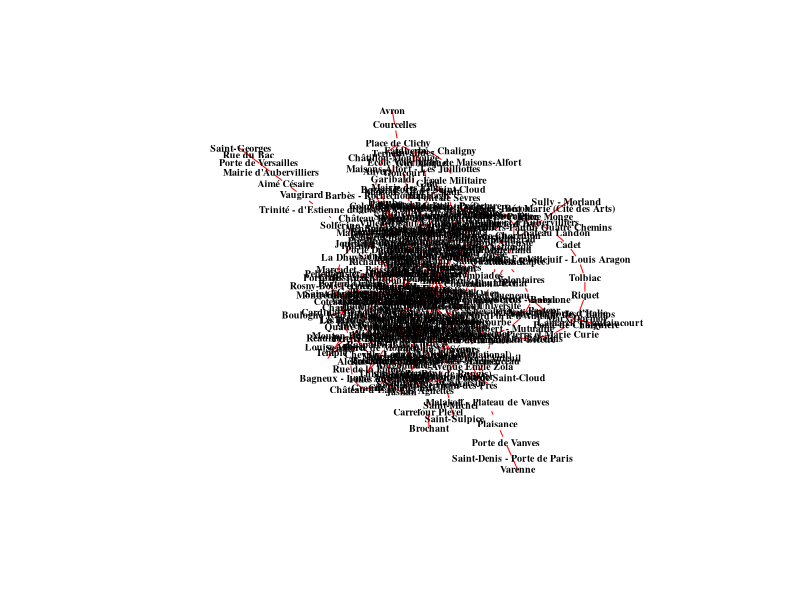

Source code (R):
library(dplyr)
library(readr)
library(tidyr)

data <- read_delim("qualite-de-lair-dans-le-reseau-de-transport-francilien (1).csv",
                   delim = ";", locale = locale(encoding = "UTF-8"))

data_metro <- data %>%
  filter(grepl("Métro", `Nom de la ligne`)) %>%
  distinct(station = `Nom de la Station`, ligne = `Nom de la ligne`) %>%
  filter(!is.na(station), !is.na(ligne))

stations_uniques <- data_metro %>% distinct(station) %>% arrange(station)

couples_possibles <- expand_grid(
  station1 = stations_uniques$station,
  station2 = stations_uniques$station
) %>%
  filter(station1 < station2)

data_liaisons <- data_metro %>%
  inner_join(data_metro, by = "ligne") %>%
  filter(station.x < station.y) %>%
  distinct(station1 = station.x, station2 = station.y) %>%
  mutate(connecte = TRUE)

graph_complet <- couples_possibles %>%
  left_join(data_liaisons, by = c("station1", "station2")) %>%
  mutate(connecte = ifelse(is.na(connecte), FALSE, TRUE))

write_csv(graph_complet, "graphe_connexions_complet.csv")







# Deuxième partie : création du graphe réel

data <- read.csv("qualite-de-lair-dans-le-reseau-de-transport-francilien (1).csv", sep = ";", fileEncoding = "UTF-8")
data <- data[grepl("Métro", data$Nom.de.la.ligne), ]

data_clean <- unique(data[, c("Nom.de.la.Station", "Nom.de.la.ligne")])

edges <- data.frame()
lignes <- unique(data_clean$Nom.de.la.ligne)

for (ligne in lignes) {
  stations <- unique(data_clean[data_clean$Nom.de.la.ligne == ligne, "Nom.de.la.Station"])
  if (length(stations) >= 2) {
    for (i in 1:(length(stations) - 1)) {
      edges <- rbind(edges, data.frame(
        station1 = stations[i],
        station2 = stations[i + 1],
        ligne = ligne,
        stringsAsFactors = FALSE
      ))
    }
  }
}

write.csv(edges, "graphe_metro.csv", row.names = FALSE)

# Visualisation
library(igraph)

data_graph <- edges[, c("station1", "station2")]
graph <- graph_from_data_frame(data_graph, directed = FALSE)


disposition <- layout_with_fr(graph, niter = 5000, area = vcount(graph)^3)

png("graphe_metro_lisible.png", width = 5000, height = 5000, res = 300)

plot(graph,
     layout = disposition,
     vertex.shape = "none",
     vertex.label = V(graph)$name,
     vertex.label.font = 2,
     vertex.label.color = "black",
     vertex.label.cex = 0.6,
     edge.color = "red")

dev.off()
